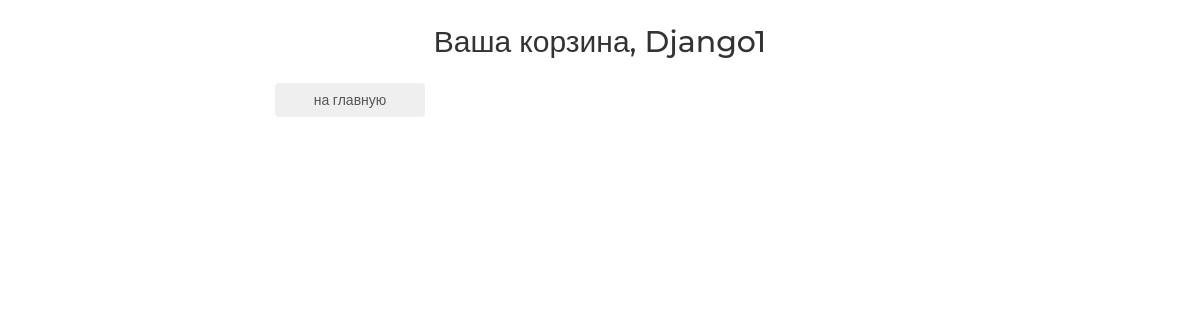
/basket/ (signed in), run on an earlier commit of the app's database.
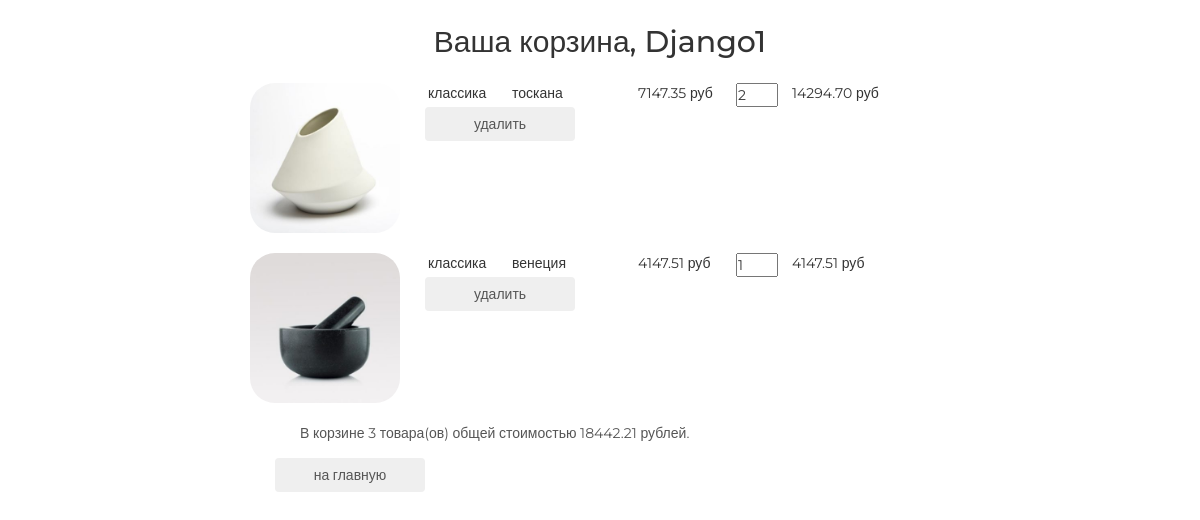
And on a later commit of the database.
### basketapp/models.py (models this page shows)
class Basket(models.Model):
    user = models.ForeignKey(settings.AUTH_USER_MODEL, on_delete=models.CASCADE, related_name='basket')
    product = models.ForeignKey(Product, on_delete=models.CASCADE)
    quantity =models.PositiveSmallIntegerField(verbose_name='количество', default=0)
    add_datetime = models.DateTimeField(auto_now_add=True, verbose_name='время')
    @property
    def product_cost(self):
        return self.product.price * self.quantity
    @property
    def total_quantity(self):
        _items = Basket.objects.filter(user=self.user)
        _totalquantity = sum(list(map(lambda x: x.quantity, _items)))
        return _totalquantity
    @property
    def total_cost(self):
        _items = Basket.objects.filter(user=self.user)
        _totalcost = sum(list(map(lambda x: x.product_cost, _items)))
        return _totalcost

### mainapp/models.py (models this page shows, shortened)
class Product(models.Model):
    category = models.ForeignKey(ProductCategory, on_delete=models.CASCADE)
    name = models.CharField(max_length=128, verbose_name='имя')
    image = models.ImageField(upload_to='products_images', blank=True)
    short_desc = models.CharField(max_length=64, verbose_name='краткое описание', blank=True)
    description = models.TextField(blank=True, verbose_name='описание')
    price = models.DecimalField(verbose_name='цена', max_digits=8, decimal_places=2, default=0)
    quantity = models.PositiveSmallIntegerField(verbose_name='количество на складе', default=0)
    is_active = models.BooleanField(verbose_name='активность', default=True)

class ProductCategory(models.Model):
    name = models.CharField(max_length=64, unique=True, verbose_name='имя')
    description = models.TextField(verbose_name='описание', blank=True)
    is_active = models.BooleanField(verbose_name='активность', default=True)

### authapp/models.py (models this page shows)
class ShopUser(AbstractUser):
    avatar = models.ImageField(upload_to='users_avatars', blank=True)
    age = models.PositiveSmallIntegerField(verbose_name='возраст')

### basketapp/views.py (the view)
# urls.py: path('', basketapp.basket, name='view'),
@login_required
def basket(request):
    title = 'Корзина'
    basket_items = Basket.objects.filter(user=request.user).order_by('product__category')
    content = {
        'title': title,
        'basket_items': basket_items
    }
    return render(request, 'basketapp/basket.html', content)

### basketapp/templates/basketapp/basket.html
{% extends 'basketapp/base.html' %}
{% load static %}
{% block content %}
    <div class="basket_list">
        {% include 'basketapp/includes/inc_basket_list.html' %}
    </div>
    <button class="btn btn-round">
        <a href="{% url 'main' %}">на главную</a>
    </button>
{% endblock %}

### basketapp/templates/basketapp/includes/inc_basket_list.html
{% for item in basket_items %}
    <div class="basket_record">
        <img src="/media/{{ item.product.image }}"
             alt="{{ item.product.short_desc }}">
        <span class="category_name">{{ item.product.category.name }}</span>
        <span class="product_name">{{ item.product.name }}</span>
        <span class="product_price">{{ item.product.price }}&nbspруб</span>
        <input type="number" name="{{ item.pk }}" min="0" value="{{ item.quantity }}">
        <span class="product_cost">{{ item.product_cost }}&nbspруб</span>
        <button class="btn btn-round">
            <a href="{% url 'basket:remove' item.pk %}" class="">
                удалить
            </a>
        </button>
    </div>
{% endfor %}
{% if basket_items %}
    <div class="basket_summary">
        В корзине {{ basket_items.0.total_quantity }} товара(ов) общей стоимостью
        {{ basket_items.0.total_cost }} рублей.
    </div>
{% endif %}

What changed in the data, as far as the page shows it:
added Basket: product.image (picture), product.category.name "классика", product.name "тоскана", product.price "7147.35", quantity "2", product_cost "14294.70", user+quantity "3", user+product+quantity "18442.21"
added Basket: product.image (picture), product.category.name "классика", product.name "венеция", product.price "4147.51", quantity "1", product_cost "4147.51"
Also different on the page:
text now shown: "В корзине товара(ов) общей стоимостью рублей."
